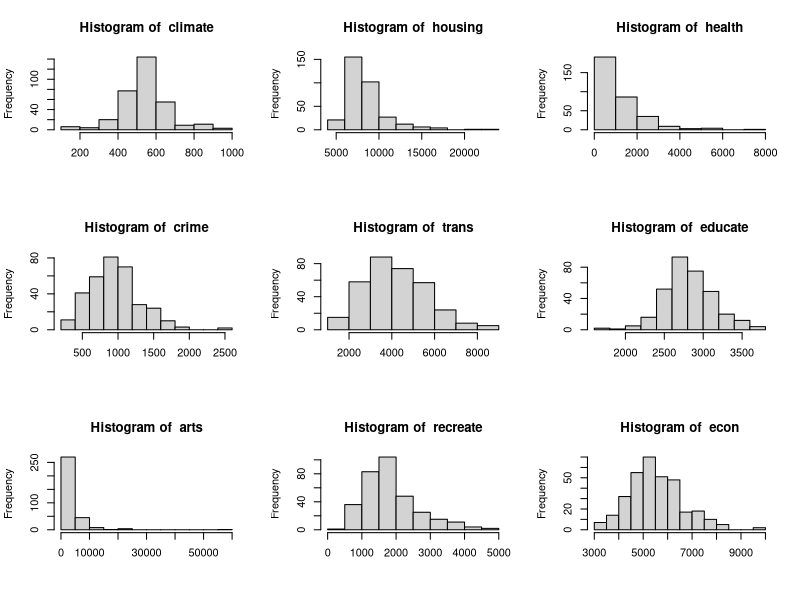
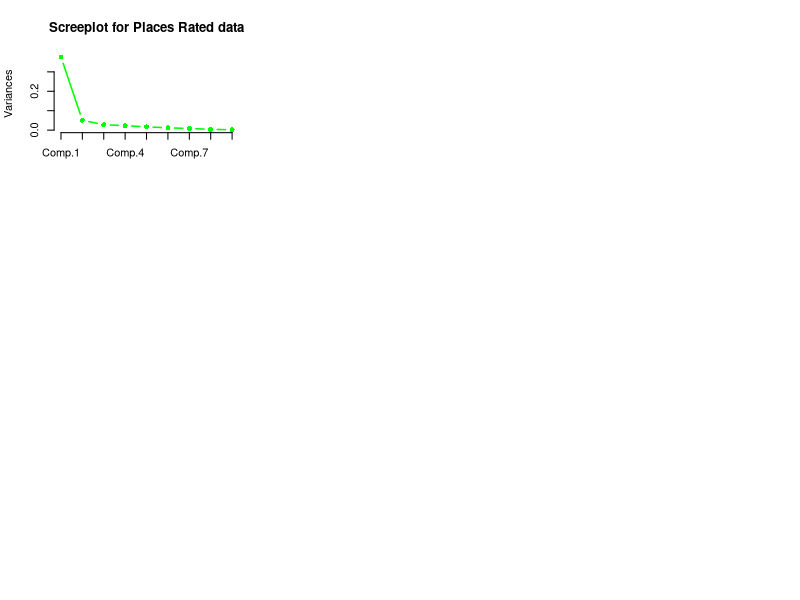

These figures' R source, in order:
## ---- chunk 1
knitr::opts_chunk$set(echo = T, comment="", warning = F, results=T, message = F)
## ---- chunk 2
setwd("D:/LianZuo/Applied Statistics Course Materials/STAT 577 - Applied Multivariate Statistics/data-577")
places=read.csv("places.csv", header=T)
head(places, 3)
names(places)

#Drawing histograms
par(mfrow=c(3,3))
hst=function(x){
  y=places[,x]
  hist(y, main=paste("Histogram of ", x), xlab="")
}
invisible(sapply(names(places[1:9]), hst))
## ---- chunk 3
places.trs=matrix(0, 329, 9) #creating a matrix of zeros

for (i in 1:9){
  places.trs[,i]=log10(places[,i])
    }
colnames(places.trs)=c("climate", "housing", "health","crime","trans", "educate", "arts", "recreate", "econ")
places.trs=data.frame(places.trs)
head(places.trs, 3)
## ---- chunk 4
s.cov=cov(places.trs)#finding covariance matrix
lambdas=round(eigen(s.cov)$values, digits=4)#eigenvalues of cov matrix
lambdas

sum(lambdas)#sum of eigenvalues
sum(diag(s.cov))#trace of sample of sample covariance matrix
## ---- chunk 5
pc.places<-princomp(places.trs, cor=F)#using sample covariance matrix
result.places=summary(pc.places)
result.places
## ---- chunk 6
screeplot(pc.places, pch=16, col="green", cex=1, type = "lines", 
          lwd=1.5,  main = "Screeplot for Places Rated data")
## ---- chunk 7
result.places$loadings
## ---- chunk 8
loads.pc123=round(result.places$loadings[,1:3], digits=4)
loads.pc123
## ---- chunk 9
round(sapply(places.trs, var), digits=4)#finding sample variance of each variable
